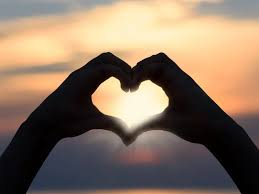
#> input picture one.jpg, 259 x 194 px
$ jupyter execute 'Contrast Enhancment.ipynb'   (shell and % lines are left out)
#> lines starting #> are read from the running program, lines starting #| are printed output that depends on the picture
[cell 1]
import numpy as np
import matplotlib.pyplot as plt
import cv2
import matplotlib.image as mpimg
from skimage import data

[cell 2]
image_path = "one.jpg" # untuk memuat gambar
image = cv2.imread(image_path, 0) # untuk memuat gambar dari image path, dalam sekala keabuan
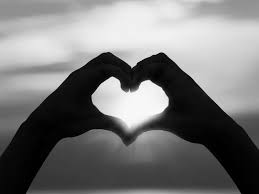
#> image: shape (194, 259); min 0, max 255, mean 119.3
image_equalized = cv2.equalizeHist(image) # untuk menggunakan fungsi equalisasi histogram
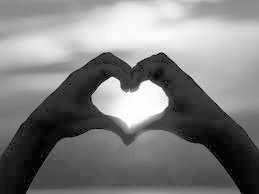
#> image_equalized: shape (194, 259); min 0, max 255, mean 127.5
clahe = cv2.createCLAHE(clipLimit=2, tileGridSize=(8,8)) # untuk membuat objek CLAHE

#Apply CLAHE to the original image
image_clahe = clahe.apply(image) # megaplisan metode CLAHE pada gambar asli
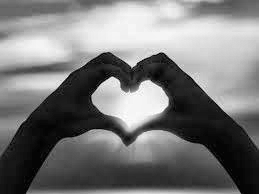
#> image_clahe: shape (194, 259); min 1, max 255, mean 120.9
# Create an empty array to store the final output
image_cs = np.zeros((image.shape[0],image.shape[1]),dtype = 'uint8') # untuk membuat array baru yg kosong

# Apply Min-Max Contrasting
min = np.min(image) # menhitung nilai piksel terkecil
#> min = 0
max = np.max(image) # Menghitung nilai piksel terbesar
#> max = 255

for i in range(image.shape[0]): # melakukan iterasi setiap piksel menggunakan dua loop
    for j in range(image.shape[1]):
        image_cs[i,j] = 255*(image[i,j]-min)/(max-min) # Menghitung dan menetapkan nilai kontras yang telah ditingkatkan ke setiap piksel dalam array
copyCamera = image.copy().astype(float) # memebuat salinan gambar dan mengubah tipe gambar float

m1,n1 = copyCamera.shape # untuk mendapatkan dimensi gambar salinan
#> m1 = 194; n1 = 259
output1 = np.empty([m1, n1]) # membuat array kosong dengan dimensi gambar salinan

for baris in range(0, m1-1): # melakukan iterasi setiap piksel menggunakan dua loop
    for kolom in range(0, n1-1):
        a1 = baris
        b1 = kolom
        output1[a1, b1] = copyCamera[baris, kolom] * 1.9 # mengalikan nilai setiap piksel dan menyimpannya ke dalam array
fig, axes = plt.subplots(5, 2, figsize=(20, 20)) # membuat sebuah figure dengan ukuran 20x20 dan ukuran axes 5x2
ax = axes.ravel() # untuk mengubah array multidimensi menjadi array satu dimensi

# Menampilkan citra input dan histogram input
ax[0].imshow(image, cmap=plt.cm.gray)
ax[0].set_title("Citra Input")
ax[1].hist(image.ravel(), bins=256)
ax[1].set_title('Histogram Input')

# Menampilkan citra output hasil equalisasi dan histogramnya
ax[2].imshow(image_equalized, cmap=plt.cm.gray)
ax[2].set_title("Citra Output HE")
ax[3].hist(image_equalized.ravel(), bins=256)
ax[3].set_title('Histogram Output HE Method')

# Menampilkan citra output hasil kontras stretching dan histogramnya
ax[4].imshow(image_cs, cmap=plt.cm.gray)
ax[4].set_title("Citra Output CS")
ax[5].hist(image_cs.ravel(), bins=256)
ax[5].set_title('Histogram Output CS Method')

# Menampilkan citra output hasil CLAHE dan histogramnya
ax[6].imshow(image_clahe, cmap=plt.cm.gray)
ax[6].set_title("Citra Grayscale CLAHE")
ax[7].hist(image_clahe.ravel(), bins=256)
ax[7].set_title('Histogram Output CLAHE Method')

# Menampilkan citra output hasil perkalian konstanta dan histogramnya
ax[8].imshow(output1, cmap=plt.cm.gray)
ax[8].set_title("Citra Grayscale Perkalian Konstanta")
ax[9].hist(output1.ravel(), bins=256)
ax[9].set_title('Histogram Output Perkalian Konstanta Method')

fig.tight_layout() # untuk mengatur tata letak
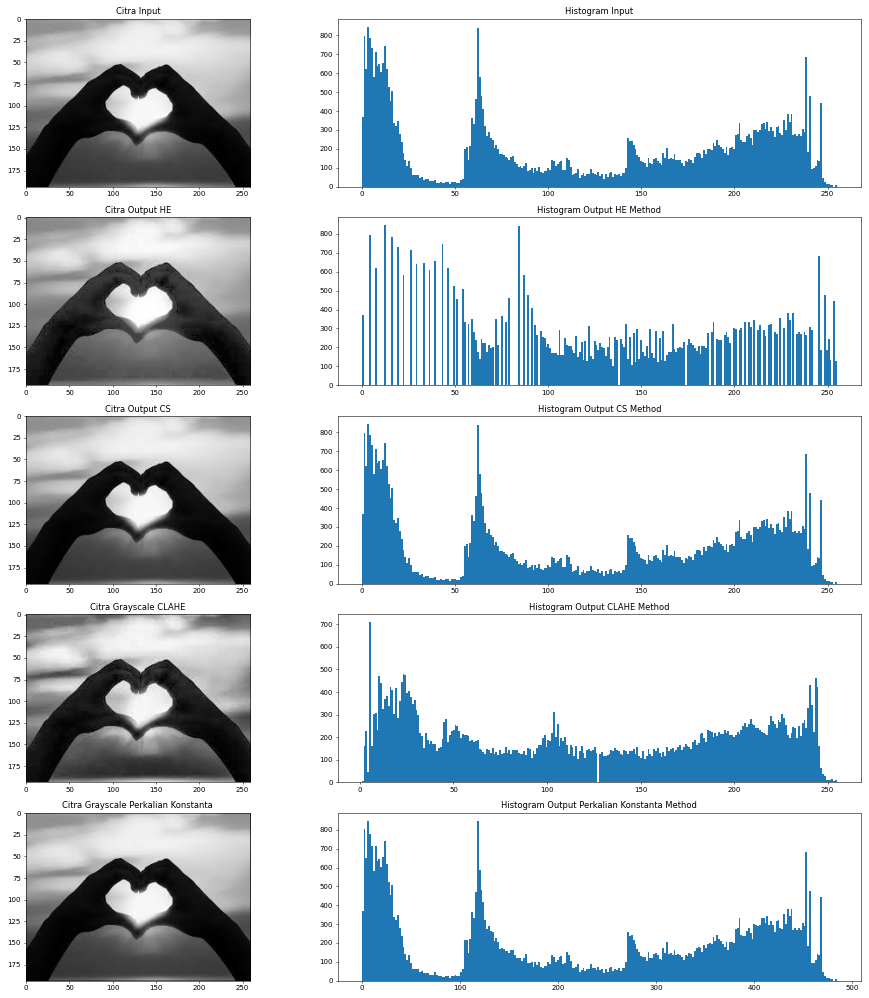
#> figure drawn by matplotlib, 10 panels; panel 2: tallest bar 846 high, from x = 2.99 to 3.98; panel 4: tallest bar 846 high, from x = 11.95 to 12.95; panel 6: tallest bar 846 high, from x = 2.99 to 3.98; panel 8: tallest bar 710 high, from x = 4.97 to 5.96
